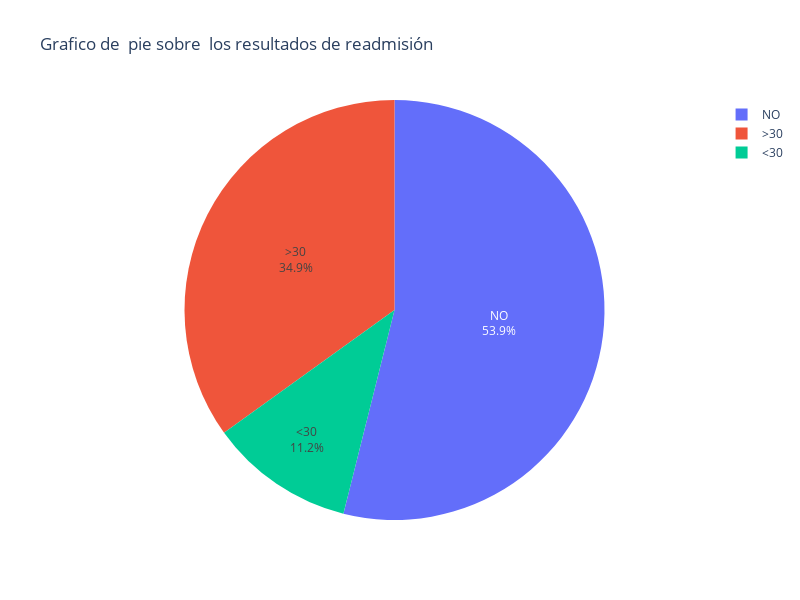

Notebook source saved alongside this figure:
### Code cell
name = df.readmitted.value_counts().index
num  = df.readmitted.value_counts().values

fig = px.pie(data_frame=df,names=name,values=num
             ,title='Grafico de  pie sobre  los resultados de readmisión',width=800,height=600)
fig.update_traces(textposition='inside',textinfo='label+percent')
fig.show()

plot_count('readmitted', 'readmisiones', df, size=4)

### Figure 1 — Plotly figure (JSON) as saved in the notebook; plotly's stock layout.template omitted (floating-point values rounded to 4 significant figures)
{"data": [{"domain": {"x": [0, 1], "y": [0, 1]}, "hovertemplate": "label=%{label}<br>value=%{value}<extra></extra>", "labels": ["NO", ">30", "<30"], "legendgroup": "", "name": "", "showlegend": true, "textinfo": "label+percent", "textposition": "inside", "type": "pie", "values": [54864, 35545, 11357]}], "layout": {"height": 600, "legend": {"tracegroupgap": 0}, "title": {"text": "Grafico de  pie sobre  los resultados de readmisión"}, "width": 800}}
